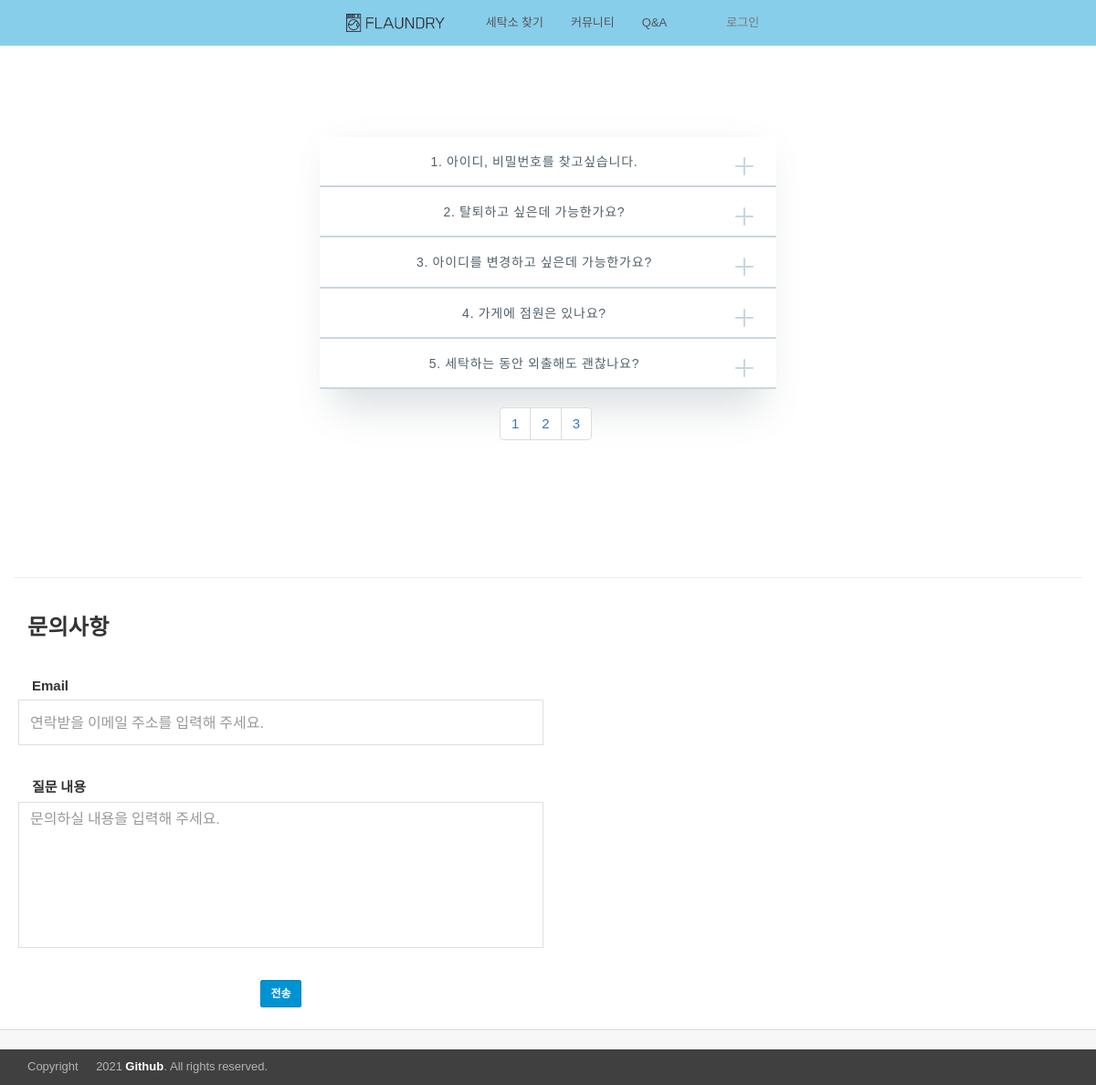
The app's page /board/qna/ with its own data.
### board/models.py (models this page shows)
class FAQ(models.Model):
    question = models.TextField()
    answer = models.TextField()
    faq_hits = models.IntegerField(default=0)
    category = models.IntegerField(default=3)

### board/views.py (the view)
# urls.py: path('qna/', views.qna, name="qna"),
def qna(request):
    page = request.GET.get('page')
    if not page:
        page = 1
    faqs = FAQ.objects.all()
    p = Paginator(faqs, 5)
    pages = p.page(page)
    start_page = (int(page) - 1) // 5 * 5 + 1
    end_page = start_page + 4
    if end_page > p.num_pages:
        end_page = p.num_pages
    context = {
        'faq_list' : pages,
        'pagination' : range(start_page, end_page+1)
    }
    return render(request, 'board/qna.html', context)

### templates/board/qna.html (shortened to what this page needs)
{% extends 'base.html'%}
{% load static %}
{% block contents %}
  <link rel="stylesheet" href="{% static '/css/accordionStyle.css' %}"/>
</head>
<body>
  <section id="wrapper">
  <center>
    <div class="accContainer">
      <ul class="accordion">
          {% for faq in faq_list %}
            <li  class="accorItem">
              <h3 class="accordionTitle">{{ forloop.counter }}.   {{faq.question}}<span class="accIcon"></span></h3>
            </li>
          {% endfor %}
      </ul>
    </div>
    <ul class="pagination">
        {% for i in pagination %}
          <li>
            <a href='/board/qna/?page={{i}}'>{{i}}</a>
          </li>
        {% endfor %}
    </ul>
  </center>
  </section>
  <div class="theme-page-section theme-page-section-white theme-page-section-lg">
    <div class="container">
      <div class="row">
          <hr>
        <div class="container col-lg-6 ">
          <h3>문의사항</h3>
          <div class="card" style="padding: 20px; border-radius: 15px; margin: 20px auto;">
            <form class="form-horizontal">
              <div class="form-group">
                <label>Email</label>
                <div class="form-group theme-login-form-group">
                  <input class="form-control" type="text" placeholder="연락받을 이메일 주소를 입력해 주세요." name="email" id="email"/>
                </div>
              </div>
              <div class="form-group">
                <label>질문 내용</label>
                <div class="form-group theme-login-form-group">
                  <textarea class="form-control" type="text" placeholder="문의하실 내용을 입력해 주세요." name="qna_content" id="qna_content"></textarea>
                </div>
              </div>
              <div class="btn_wrap text-center">
                <button type="button" id="send" class="btn btn-sm btn-primary">전송</button>
              </div>
            </form>
          </div>
        </div>
      </div>
    </div>
  </div>
  {% endblock %}

### static/css/accordionStyle.css (style rules this page uses)
#wrapper { margin: 5%; margin-top: 100px; display: flex; justify-content: center; align-items: center; }
.accContainer { width: 100%; max-width: 500px; min-width: 300px; position: relative; }
.accContainer:before { content: ''; position: absolute; width: calc(100% - 30px); height: 100%; margin: 0; left: 15px; background-color: transparent; top: 0px; box-shadow: 0px 20px 40px #52616b; opacity: 0.2; z-index: -1; transition: ease-in-out 0.6s all; }
.accordion { list-style: none; margin: 0; padding: 0; background-color: white; border-radius: 3px; }
.accordionTitle { padding: 20px; position: relative; margin: 0; font-size: 14px; font-weight: 500; letter-spacing: 0.8px; color: #52616b; transition: ease-in-out 0.2s all; cursor: pointer; }
.accordionTitle:before, .accordionTitle:after { content: ''; position: absolute; height: 2px; border-radius: 50px; transition: ease-in-out 0.6s all; bottom: 0; left: 0; display: flex; justify-content: center; align-items: center; }
.accordionTitle:before { width: 100%; background-color: #c9d6df; }
.accordionTitle:after { background-image: linear-gradient(90deg, #52616b, #c9d6df); width: 0%; }
.accIcon { float: right; width: 30px; height: 30px; display: flex; margin-top: -3px; align-items: center; justify-content: center; }
.accIcon:before, .accIcon:after { content: ''; position: absolute; border-radius: 50px; background-color: #c9d6df; transition: ease 0.3s all; }
.accIcon:before { width: 2px; height: 20px; }
.accIcon:after { width: 20px; height: 2px; }

### templates/base.html (style rules this page uses)
body { padding-top: 3.3em; }
ul { padding: 0px 5px 0px 5px; }

### templates/board/qna.html (style rules this page uses)
#qna_content { height: 10em; resize: none; }

### records on screen
FAQ: question "아이디, 비밀번호를 찾고싶습니다."
FAQ: question "탈퇴하고 싶은데 가능한가요?"
FAQ: question "아이디를 변경하고 싶은데 가능한가요?"
FAQ: question "가게에 점원은 있나요?"
FAQ: question "세탁하는 동안 외출해도 괜찮나요?"

### other values on screen
{{ '로그인' }} "로그인"
{{ i }} "1" "2" "3"
